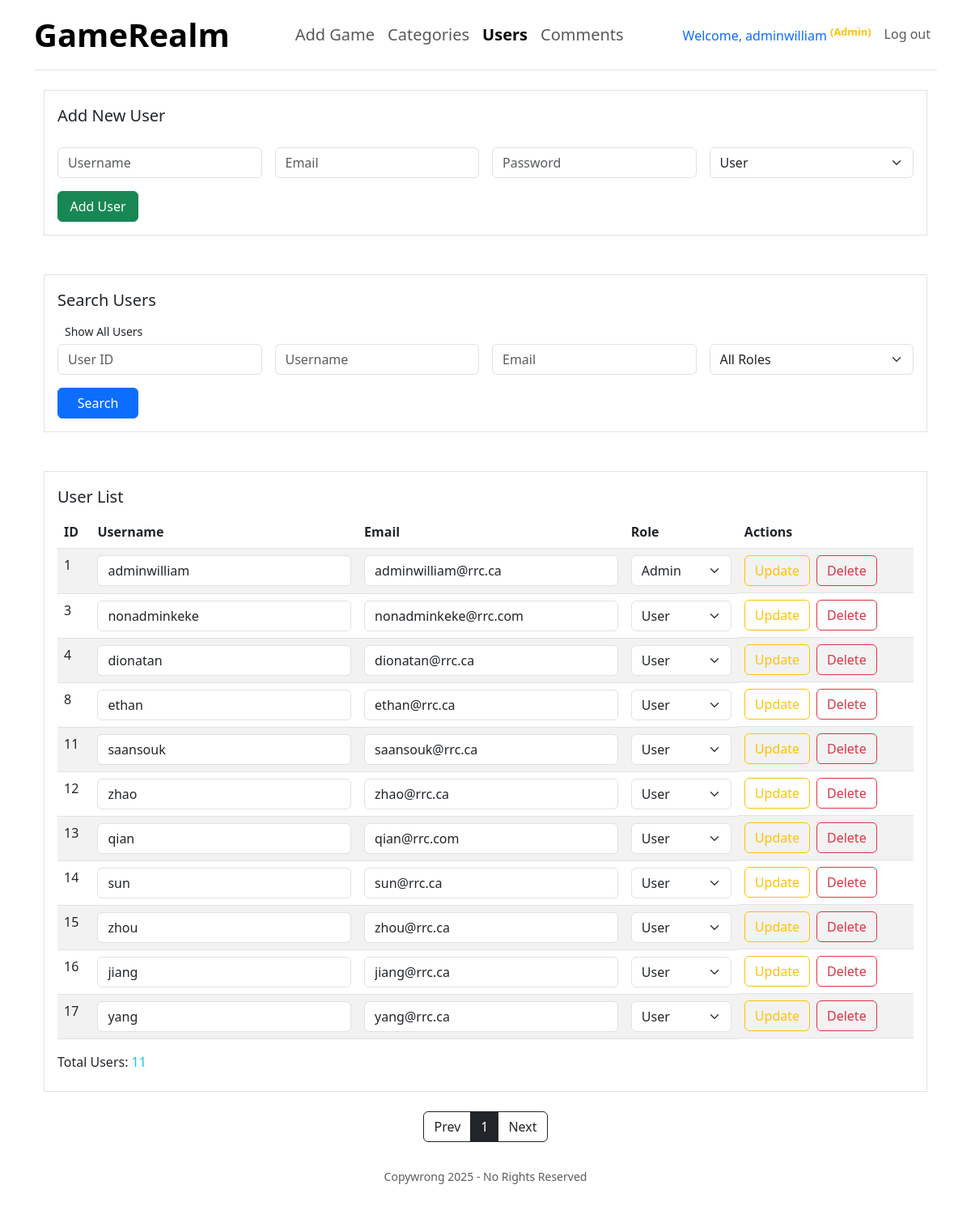
The page /users/manage_users.php (signed in) on the database as committed earlier.
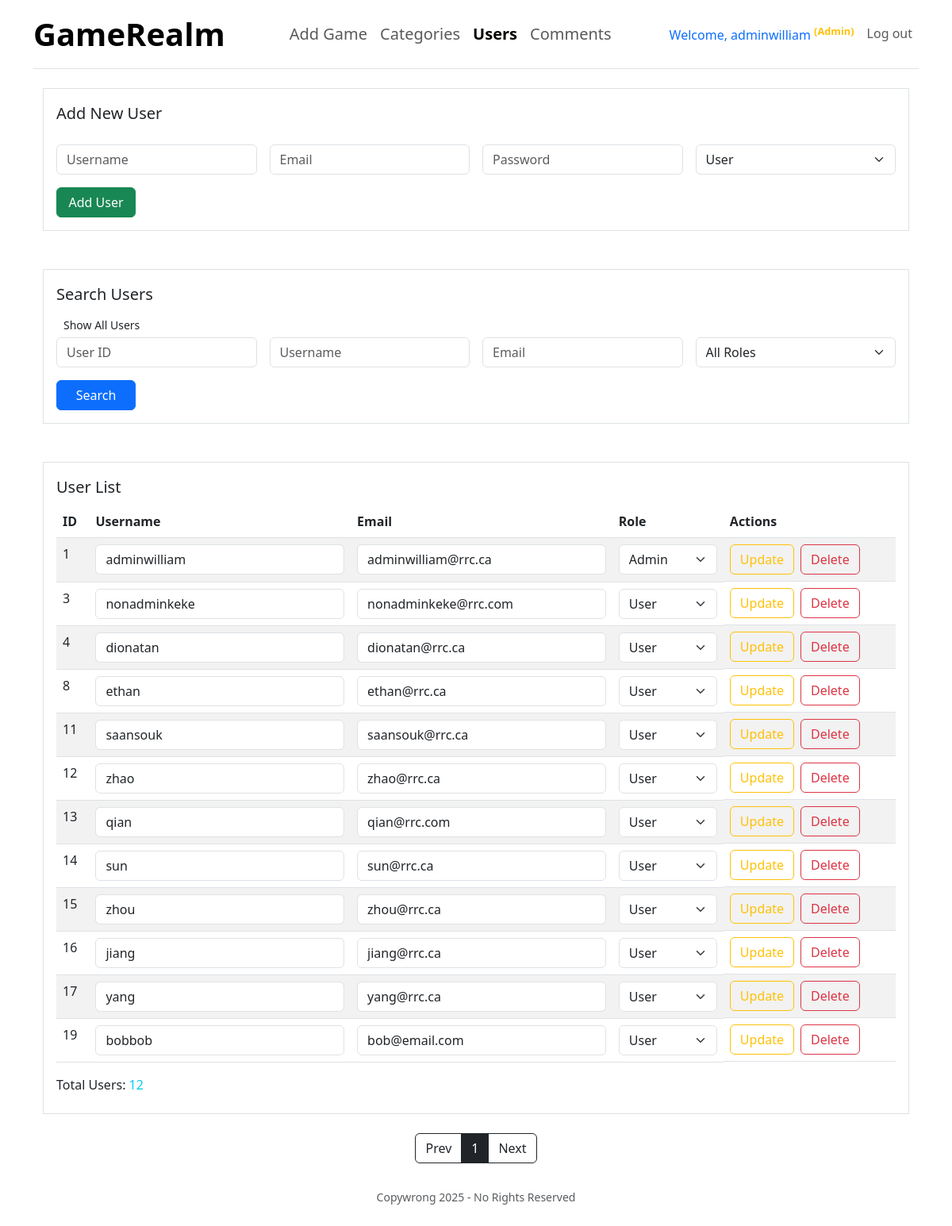
The same page on the database as committed later.
### tables this page shows
CREATE TABLE `users` (
  `id` int(11) NOT NULL,
  `username` varchar(50) NOT NULL,
  `email` varchar(100) NOT NULL,
  `password` varchar(255) NOT NULL,
  `role` enum('admin','user') NOT NULL DEFAULT 'user'
);

### users/manage_users.php (the view, shortened to what this page needs)
<?php
require('../tools/connect.php');
$query = "SELECT * FROM users";
$query .= " ORDER BY id";
$statement = $db->prepare($query);
$statement->execute();
$users = $statement->fetchAll();
$page = isset($_GET['page']) ? (int)$_GET['page'] : 1;
$limit = 1000;
$offset = ($page - 1) * $limit;
$totalQuery = "SELECT COUNT(*) FROM users";
$totalStatement = $db->prepare($totalQuery);
$totalStatement->execute();
$totalUsers = $totalStatement->fetchColumn();
$totalPages = ceil($totalUsers / $limit);
$query .= " LIMIT :limit OFFSET :offset";
$statement = $db->prepare($query);
$statement->bindValue(':limit', $limit, PDO::PARAM_INT);
$statement->bindValue(':offset', $offset, PDO::PARAM_INT);
$statement->execute();
$users = $statement->fetchAll();
?>
<!DOCTYPE html>
<html lang="en">
<head>
  <link rel="stylesheet" href="../general.css">
  <link href="https://cdn.jsdelivr.net/npm/bootstrap@5.3.0-alpha1/dist/css/bootstrap.min.css" rel="stylesheet">
</head>
<body>
  <div class="container">
    <?php
    $basePath = "../";
    $currentPage = "users";
    include '../components/navigation.php';
    ?>
    <div class="container my-4">
      <form action="process_manage_users.php" method="post" class="mb-5 border p-3">
        <fieldset>
          <legend class="fs-5">Add New User</legend>
          <div class="row g-3">
            <div class="col-md-3">
              <input type="text" name="username" placeholder="Username" class="form-control" required>
            </div>
            <div class="col-md-3">
              <input type="email" name="email" placeholder="Email" class="form-control" required>
            </div>
            <div class="col-md-3">
              <input type="password" name="password" placeholder="Password" class="form-control" required>
            </div>
            <div class="col-md-3">
              <select name="role" class="form-select" required>
                <option value="user">User</option>
              </select>
            </div>
            <div class="col-md-2">
              <button type="submit" name="command" value="Create" class="btn btn-success" style="width: 100px">Add User</button>
            </div>
          </div>
        </fieldset>
      </form>
      <form method="get" class="mb-5 border p-3">
        <fieldset>
          <legend class="fs-5">Search Users</legend>
          <div class="col-md-2">
            <a type="submit" href="manage_users.php" class=" btn btn-sm text-decoration-none">Show All Users</a>
          </div>
          <div class="row g-3">
            <div class="col-md-3">
              <input type="number" name="id" placeholder="User ID" class="form-control">
            </div>
            <div class="col-md-3">
              <input type="text" name="username" placeholder="Username" class="form-control">
            </div>
            <div class="col-md-3">
              <input type="email" name="email" placeholder="Email" class="form-control">
            </div>
            <div class="col-md-3">
              <select name="role" class="form-select">
                <option value="">All Roles</option>
              </select>
            </div>
            <div class="col-md-2">
              <button type="submit" class="btn btn-primary" style="width: 100px">Search</button>
            </div>
          </div>
        </fieldset>
      </form>
      <div class="border p-3">
        <fieldset>
          <legend class="fs-5">User List</legend>
          <table class="table table-striped">
            <thead>
              <tr>
                <th>ID</th>
                <th>Username</th>
                <th>Email</th>
                <th>Role</th>
                <th>Actions</th>
              </tr>
            </thead>
            <tbody>
              <?php if (empty($users)): ?>
                <tr>
                  <td colspan="5" class="text-center p-3">No user found</td>
                </tr>
              <?php else: ?>
                <?php foreach ($users as $user): ?>
                  <tr>
                    <form action="process_manage_users.php" method="post">
                      <td><?= $user['id'] ?></td>
                      <td>
                        <input type="text" name="username" value="<?= htmlspecialchars($user['username']) ?>" class="form-control" required>
                      </td>
                      <td>
                        <input type="email" name="email" value="<?= htmlspecialchars($user['email']) ?>" class="form-control" required>
                      </td>
                      <td>
                        <select name="role" class="form-select">
                          <option value="user" <?= $user['role'] == 'user' ? 'selected' : '' ?>>User</option>
                          <option value="admin" <?= $user['role'] == 'admin' ? 'selected' : '' ?>>Admin</option>
                        </select>
                      </td>
                      <td class="d-flex gap-2">
                        <button type="submit" name="command" value="Update" class="btn btn-outline-warning">Update</button>
                        <button type="submit" name="command" value="Delete" onclick="return confirm('Delete this user?')" class="btn btn-outline-danger">Delete</button>
                      </td>
                    </form>
                  </tr>
                <?php endforeach; ?>
              <?php endif; ?>
            </tbody>
          </table>
        </fieldset>
        <div class="mb-2">Total Users: <span class="text-info"><?= $totalUsers ?></span></div>
      </div>
    </div>
    <?php include '../components/pagination.php'; ?>
    <?php include '../components/footer.php'; ?>
  </div>
</body>
</html>

### components/navigation.php (shortened to what this page needs)
<nav id="menu" class="navbar navbar-expand-lg navbar-light border-bottom mb-3">
  <div class="container-fluid px-0">
    <a class="navbar-brand fs-1 " href="<?= $basePath ?>index.php">
      <span class="fw-bolder">GameRealm</span>
    </a>
    <div class="collapse navbar-collapse" id="navbarNav">
      <ul class="navbar-nav  ms-auto">
        <?php if (isset($_SESSION['role']) && $_SESSION['role'] === 'admin' && $currentPage != 'show_comments'): ?>
          <li class="nav-item">
            <?php if ($currentPage === 'edit_game_details'): ?>
              <a class="nav-link fs-5 active" href="#">Edit Game Details</a>
            <?php else: ?>
              <a class="nav-link fs-5 <?= ($currentPage === 'add_game') ? 'active' : '' ?>" href="<?= $basePath ?>games/post.php">Add Game</a>
            <?php endif; ?>
          </li>
          <li class="nav-item">
            <a class="nav-link fs-5 <?= ($currentPage === 'categories') ? 'active' : '' ?>" href="<?= $basePath ?>categories/manage_categories.php">Categories</a>
          </li>
          <li class="nav-item">
            <a class="nav-link fs-5 <?= ($currentPage === 'users') ? 'active' : '' ?>" href="<?= $basePath ?>users/manage_users.php">Users</a>
          </li>
          <li class="nav-item">
            <a class="nav-link fs-5 <?= ($currentPage === 'comments') ? 'active' : '' ?>" href="<?= $basePath ?>comments/manage_comments.php">Comments</a>
          </li>
        <?php endif; ?>
      </ul>
      <ul class="navbar-nav ms-auto">
        <?php if (isset($_SESSION['username'])): ?>
          <li class="nav-item">
            <span class="nav-link text-primary">Welcome, <?= htmlspecialchars($_SESSION['username']) ?>
              <?php if ($_SESSION['role'] === 'admin'): ?>
                <span class="admin-badge text-warning">(Admin)</span>
              <?php endif; ?>
            </span>
          </li>
          <li class="nav-item">
            <a class="nav-link <?= ($currentPage === 'logout') ? 'active' : '' ?>" href="<?= $basePath ?>users/logout.php">Log out</a>
          </li>
        <?php endif; ?>
      </ul>
    </div>
  </div>
</nav>

### components/pagination.php (shortened to what this page needs)
<nav>
  <ul class="pagination justify-content-center">
    <li class="page-item <?= ($page <= 1) ? 'disabled' : '' ?>">
      <a class="page-link text-dark border-dark bg-white" href="?page=<?= $page - 1 ?>">Prev</a>
    </li>
    <li class="page-item <?= ($page == 1) ? 'active' : '' ?>">
      <a class="page-link border-dark <?= ($page == 1) ? 'bg-dark text-white' : 'bg-white text-dark' ?>"
        href="?page=1">1</a>
    </li>
    <li class="page-item <?= ($page >= $totalPages) ? 'disabled' : '' ?>">
      <a class="page-link text-dark border-dark bg-white" href="?page=<?= $page + 1 ?>">Next</a>
    </li>
  </ul>
</nav>

### components/footer.php
<footer class="text-center py-3">
  <p class="small text-muted">Copywrong 2025 - No Rights Reserved</p>
</footer>

### general.css (style rules this page uses)
.nav-link.active, .nav-link:hover { color: rgb(5, 4, 0) !important; font-weight: bold; }
.admin-badge { color: red; font-weight: bold; }
.admin-badge { font-size: 0.8em; vertical-align: super; }

Rows that differ between the two databases and show on the page:
added users: id "19", username "bobbob", email "bob@email.com", role "User"
Other text that changed with them:
$totalUsers: "11" → "12"
